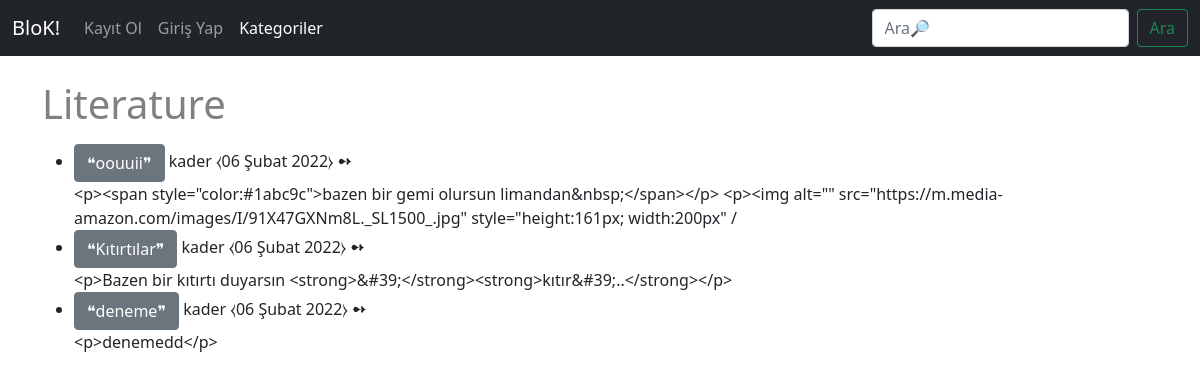
The page /category/literature/ on the database its author committed.
### theblog/models.py (models this page shows, shortened)
class Post(models.Model):
    title = models.CharField(max_length=20)
    title_tag = models.CharField(max_length = 20, default = "BloK!" )
    author = models.ForeignKey(User, on_delete=models.CASCADE)
    body = RichTextField(blank = True, null = True)
    post_date = models.DateField(auto_now_add=True)
    category = models.CharField(max_length=20, default = 'literature')
    snippet = models.CharField(max_length = 20)
    likes = models.ManyToManyField(User, related_name = 'blog_posts')

### theblog/views.py (the view)
# urls.py: path('category/<str:cats>/', CategoryView, name = 'Category'),
def CategoryView(request, cats):
    category_posts = Post.objects.filter(category = cats)
    return render(request, 'categories.html', {'cats': cats.title(), 'category_posts' : category_posts})

### theblog/templates/categories.html (shortened to what this page needs)
{% extends 'base.html' %}
{% block content %}
{% if category_posts %}
<h1>
    <p style="color:gray;">{{cats}} </p>
</h1>
<ul>
{% for post in category_posts %}
 <li><a href = "{% url 'detail' post.pk %}" class="btn btn-secondary"> ❝{{post.title}}❞</a>   {{post.author}}  ⧼{{post.post_date}}⧽ ➻
    <br/>
    {{post.body|slice:":200"}}</li>
{% endfor %}
</ul>
{% else %}
<h2>Bu kategoride hiç yazı bulunmamaktadır.</h2>
{% endif %}
{% endblock %}

### rows shown on the page
Post: title "oouuii", author "kader", post_date "06 Şubat 2022", body "<p><span style=\"color:#1abc9c\">bazen bir gemi olursun limandan&nbsp;</span></p> <p><img alt=\"\" src=\"https://m.media-amazon.com/images/I/91X47GXNm8L._SL1500_.jpg\" style=\"height:161px; width:200px\" /"
Post: title "Kıtırtılar", author "kader", post_date "06 Şubat 2022", body "<p>Bazen bir kıtırtı duyarsın <strong>&#39;</strong><strong>kıtır&#39;..</strong></p>"
Post: title "deneme", author "kader", post_date "06 Şubat 2022", body "<p>denemedd</p>"

### other values the page prints
{{ cats }} "Literature"
